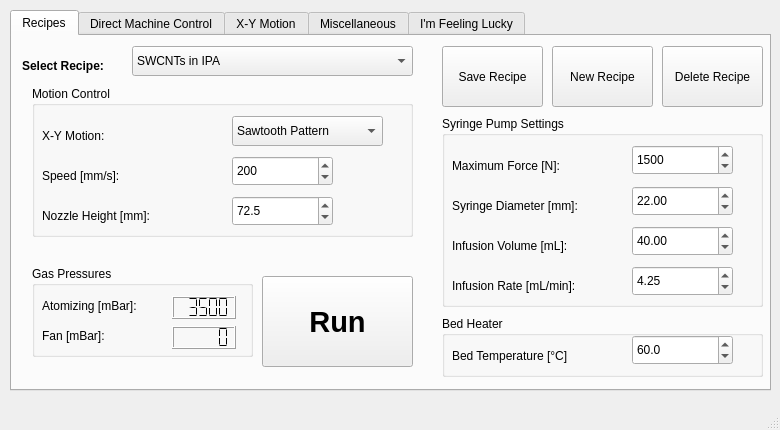
<?xml version="1.0" encoding="UTF-8"?>
<ui version="4.0">
 <class>landsControl</class>
 <widget class="QMainWindow" name="landsControl">
  <property name="geometry">
   <rect>
    <x>0</x>
    <y>0</y>
    <width>780</width>
    <height>430</height>
   </rect>
  </property>
  <property name="sizePolicy">
   <sizepolicy hsizetype="Fixed" vsizetype="Fixed">
    <horstretch>0</horstretch>
    <verstretch>0</verstretch>
   </sizepolicy>
  </property>
  <property name="minimumSize">
   <size>
    <width>780</width>
    <height>430</height>
   </size>
  </property>
  <property name="maximumSize">
   <size>
    <width>780</width>
    <height>430</height>
   </size>
  </property>
  <property name="windowTitle">
   <string>LANDS Control</string>
  </property>
  <property name="documentMode">
   <bool>true</bool>
  </property>
  <property name="dockNestingEnabled">
   <bool>true</bool>
  </property>
  <property name="unifiedTitleAndToolBarOnMac">
   <bool>true</bool>
  </property>
  <widget class="QWidget" name="centralwidget">
   <widget class="QTabWidget" name="tabWidget">
    <property name="geometry">
     <rect>
      <x>10</x>
      <y>10</y>
      <width>761</width>
      <height>381</height>
     </rect>
    </property>
    <property name="currentIndex">
     <number>0</number>
    </property>
    <widget class="QWidget" name="tab">
     <attribute name="title">
      <string>Recipes</string>
     </attribute>
     <widget class="QComboBox" name="comboBox">
      <property name="geometry">
       <rect>
        <x>120</x>
        <y>10</y>
        <width>281</width>
        <height>30</height>
       </rect>
      </property>
      <item>
       <property name="text">
        <string>SWCNTs in IPA</string>
       </property>
      </item>
     </widget>
     <widget class="QPushButton" name="pushButton">
      <property name="geometry">
       <rect>
        <x>540</x>
        <y>10</y>
        <width>101</width>
        <height>61</height>
       </rect>
      </property>
      <property name="text">
       <string>New Recipe</string>
      </property>
     </widget>
     <widget class="QPushButton" name="pushButton_2">
      <property name="geometry">
       <rect>
        <x>650</x>
        <y>10</y>
        <width>101</width>
        <height>61</height>
       </rect>
      </property>
      <property name="text">
       <string>Delete Recipe</string>
      </property>
     </widget>
     <widget class="QLabel" name="label">
      <property name="geometry">
       <rect>
        <x>10</x>
        <y>20</y>
        <width>111</width>
        <height>20</height>
       </rect>
      </property>
      <property name="font">
       <font>
        <weight>75</weight>
        <bold>true</bold>
       </font>
      </property>
      <property name="text">
       <string>Select Recipe:</string>
      </property>
     </widget>
     <widget class="QPushButton" name="pushButton_6">
      <property name="geometry">
       <rect>
        <x>430</x>
        <y>10</y>
        <width>101</width>
        <height>61</height>
       </rect>
      </property>
      <property name="text">
       <string>Save Recipe</string>
      </property>
     </widget>
     <widget class="QGroupBox" name="groupBox_2">
      <property name="geometry">
       <rect>
        <x>430</x>
        <y>80</y>
        <width>321</width>
        <height>191</height>
       </rect>
      </property>
      <property name="title">
       <string>Syringe Pump Settings</string>
      </property>
      <widget class="QLabel" name="label_6">
       <property name="geometry">
        <rect>
         <x>10</x>
         <y>40</y>
         <width>171</width>
         <height>20</height>
        </rect>
       </property>
       <property name="font">
        <font>
         <weight>50</weight>
         <bold>false</bold>
        </font>
       </property>
       <property name="text">
        <string>Maximum Force [N]:</string>
       </property>
      </widget>
      <widget class="QDoubleSpinBox" name="doubleSpinBox_4">
       <property name="geometry">
        <rect>
         <x>190</x>
         <y>29</y>
         <width>101</width>
         <height>30</height>
        </rect>
       </property>
       <property name="decimals">
        <number>0</number>
       </property>
       <property name="maximum">
        <double>2000.000000000000000</double>
       </property>
       <property name="value">
        <double>1500.000000000000000</double>
       </property>
      </widget>
      <widget class="QDoubleSpinBox" name="doubleSpinBox_3">
       <property name="geometry">
        <rect>
         <x>190</x>
         <y>70</y>
         <width>101</width>
         <height>30</height>
        </rect>
       </property>
       <property name="decimals">
        <number>2</number>
       </property>
       <property name="maximum">
        <double>300.000000000000000</double>
       </property>
       <property name="value">
        <double>22.000000000000000</double>
       </property>
      </widget>
      <widget class="QLabel" name="label_5">
       <property name="geometry">
        <rect>
         <x>10</x>
         <y>80</y>
         <width>171</width>
         <height>20</height>
        </rect>
       </property>
       <property name="font">
        <font>
         <weight>50</weight>
         <bold>false</bold>
        </font>
       </property>
       <property name="text">
        <string>Syringe Diameter [mm]:</string>
       </property>
      </widget>
      <widget class="QDoubleSpinBox" name="doubleSpinBox_5">
       <property name="geometry">
        <rect>
         <x>190</x>
         <y>110</y>
         <width>101</width>
         <height>30</height>
        </rect>
       </property>
       <property name="decimals">
        <number>2</number>
       </property>
       <property name="maximum">
        <double>300.000000000000000</double>
       </property>
       <property name="value">
        <double>40.000000000000000</double>
       </property>
      </widget>
      <widget class="QLabel" name="label_7">
       <property name="geometry">
        <rect>
         <x>10</x>
         <y>120</y>
         <width>171</width>
         <height>20</height>
        </rect>
       </property>
       <property name="font">
        <font>
         <weight>50</weight>
         <bold>false</bold>
        </font>
       </property>
       <property name="text">
        <string>Infusion Volume [mL]:</string>
       </property>
      </widget>
      <widget class="QLabel" name="label_8">
       <property name="geometry">
        <rect>
         <x>10</x>
         <y>160</y>
         <width>171</width>
         <height>20</height>
        </rect>
       </property>
       <property name="font">
        <font>
         <weight>50</weight>
         <bold>false</bold>
        </font>
       </property>
       <property name="text">
        <string>Infusion Rate [mL/min]:</string>
       </property>
      </widget>
      <widget class="QDoubleSpinBox" name="doubleSpinBox_6">
       <property name="geometry">
        <rect>
         <x>190</x>
         <y>150</y>
         <width>101</width>
         <height>30</height>
        </rect>
       </property>
       <property name="decimals">
        <number>2</number>
       </property>
       <property name="maximum">
        <double>300.000000000000000</double>
       </property>
       <property name="value">
        <double>4.250000000000000</double>
       </property>
      </widget>
     </widget>
     <widget class="QGroupBox" name="groupBox_3">
      <property name="geometry">
       <rect>
        <x>20</x>
        <y>50</y>
        <width>381</width>
        <height>151</height>
       </rect>
      </property>
      <property name="title">
       <string>Motion Control</string>
      </property>
      <widget class="QLabel" name="label_2">
       <property name="geometry">
        <rect>
         <x>10</x>
         <y>40</y>
         <width>131</width>
         <height>20</height>
        </rect>
       </property>
       <property name="font">
        <font>
         <weight>50</weight>
         <bold>false</bold>
        </font>
       </property>
       <property name="text">
        <string>X-Y Motion:</string>
       </property>
      </widget>
      <widget class="QComboBox" name="comboBox_2">
       <property name="geometry">
        <rect>
         <x>200</x>
         <y>30</y>
         <width>151</width>
         <height>30</height>
        </rect>
       </property>
       <item>
        <property name="text">
         <string>Sawtooth Pattern</string>
        </property>
       </item>
      </widget>
      <widget class="QLabel" name="label_3">
       <property name="geometry">
        <rect>
         <x>10</x>
         <y>80</y>
         <width>151</width>
         <height>20</height>
        </rect>
       </property>
       <property name="font">
        <font>
         <weight>50</weight>
         <bold>false</bold>
        </font>
       </property>
       <property name="text">
        <string>Speed [mm/s]:</string>
       </property>
      </widget>
      <widget class="QDoubleSpinBox" name="doubleSpinBox">
       <property name="geometry">
        <rect>
         <x>200</x>
         <y>70</y>
         <width>101</width>
         <height>30</height>
        </rect>
       </property>
       <property name="decimals">
        <number>0</number>
       </property>
       <property name="maximum">
        <double>300.000000000000000</double>
       </property>
       <property name="value">
        <double>200.000000000000000</double>
       </property>
      </widget>
      <widget class="QDoubleSpinBox" name="doubleSpinBox_2">
       <property name="geometry">
        <rect>
         <x>200</x>
         <y>110</y>
         <width>101</width>
         <height>30</height>
        </rect>
       </property>
       <property name="decimals">
        <number>1</number>
       </property>
       <property name="maximum">
        <double>300.000000000000000</double>
       </property>
       <property name="value">
        <double>72.500000000000000</double>
       </property>
      </widget>
      <widget class="QLabel" name="label_10">
       <property name="geometry">
        <rect>
         <x>10</x>
         <y>120</y>
         <width>151</width>
         <height>20</height>
        </rect>
       </property>
       <property name="font">
        <font>
         <weight>50</weight>
         <bold>false</bold>
        </font>
       </property>
       <property name="text">
        <string>Nozzle Height [mm]:</string>
       </property>
      </widget>
     </widget>
     <widget class="QGroupBox" name="groupBox_4">
      <property name="geometry">
       <rect>
        <x>20</x>
        <y>230</y>
        <width>221</width>
        <height>91</height>
       </rect>
      </property>
      <property name="title">
       <string>Gas Pressures</string>
      </property>
      <widget class="QLCDNumber" name="lcdNumber">
       <property name="geometry">
        <rect>
         <x>140</x>
         <y>60</y>
         <width>64</width>
         <height>23</height>
        </rect>
       </property>
       <property name="smallDecimalPoint">
        <bool>false</bool>
       </property>
       <property name="segmentStyle">
        <enum>QLCDNumber::Flat</enum>
       </property>
       <property name="value" stdset="0">
        <double>0.000000000000000</double>
       </property>
      </widget>
      <widget class="QLabel" name="label_4">
       <property name="geometry">
        <rect>
         <x>10</x>
         <y>60</y>
         <width>81</width>
         <height>20</height>
        </rect>
       </property>
       <property name="font">
        <font>
         <weight>50</weight>
         <bold>false</bold>
        </font>
       </property>
       <property name="text">
        <string>Fan [mBar]:</string>
       </property>
      </widget>
      <widget class="QLCDNumber" name="lcdNumber_2">
       <property name="geometry">
        <rect>
         <x>140</x>
         <y>30</y>
         <width>64</width>
         <height>23</height>
        </rect>
       </property>
       <property name="smallDecimalPoint">
        <bool>false</bool>
       </property>
       <property name="segmentStyle">
        <enum>QLCDNumber::Flat</enum>
       </property>
       <property name="value" stdset="0">
        <double>3500.000000000000000</double>
       </property>
      </widget>
      <widget class="QLabel" name="label_9">
       <property name="geometry">
        <rect>
         <x>10</x>
         <y>30</y>
         <width>121</width>
         <height>20</height>
        </rect>
       </property>
       <property name="font">
        <font>
         <weight>50</weight>
         <bold>false</bold>
        </font>
       </property>
       <property name="text">
        <string>Atomizing [mBar]:</string>
       </property>
      </widget>
     </widget>
     <widget class="QPushButton" name="pushButton_7">
      <property name="geometry">
       <rect>
        <x>250</x>
        <y>240</y>
        <width>151</width>
        <height>91</height>
       </rect>
      </property>
      <property name="font">
       <font>
        <pointsize>22</pointsize>
        <weight>75</weight>
        <bold>true</bold>
       </font>
      </property>
      <property name="text">
       <string>Run</string>
      </property>
      <property name="flat">
       <bool>false</bool>
      </property>
     </widget>
     <widget class="QGroupBox" name="groupBox_5">
      <property name="geometry">
       <rect>
        <x>430</x>
        <y>280</y>
        <width>321</width>
        <height>61</height>
       </rect>
      </property>
      <property name="title">
       <string>Bed Heater</string>
      </property>
      <widget class="QDoubleSpinBox" name="doubleSpinBox_7">
       <property name="geometry">
        <rect>
         <x>190</x>
         <y>19</y>
         <width>101</width>
         <height>30</height>
        </rect>
       </property>
       <property name="decimals">
        <number>1</number>
       </property>
       <property name="maximum">
        <double>2000.000000000000000</double>
       </property>
       <property name="value">
        <double>60.000000000000000</double>
       </property>
      </widget>
      <widget class="QLabel" name="label_11">
       <property name="geometry">
        <rect>
         <x>10</x>
         <y>30</y>
         <width>171</width>
         <height>20</height>
        </rect>
       </property>
       <property name="font">
        <font>
         <weight>50</weight>
         <bold>false</bold>
        </font>
       </property>
       <property name="text">
        <string>Bed Temperature [°C]</string>
       </property>
      </widget>
     </widget>
    </widget>
    <widget class="QWidget" name="tab_2">
     <attribute name="title">
      <string>Direct Machine Control</string>
     </attribute>
    </widget>
    <widget class="QWidget" name="tab_3">
     <attribute name="title">
      <string>X-Y Motion</string>
     </attribute>
    </widget>
    <widget class="QWidget" name="tab_4">
     <attribute name="title">
      <string>Miscellaneous</string>
     </attribute>
    </widget>
    <widget class="QWidget" name="tab_5">
     <attribute name="title">
      <string>I'm Feeling Lucky</string>
     </attribute>
    </widget>
   </widget>
  </widget>
  <widget class="QStatusBar" name="statusbar"/>
 </widget>
 <resources/>
 <connections/>
</ui>
